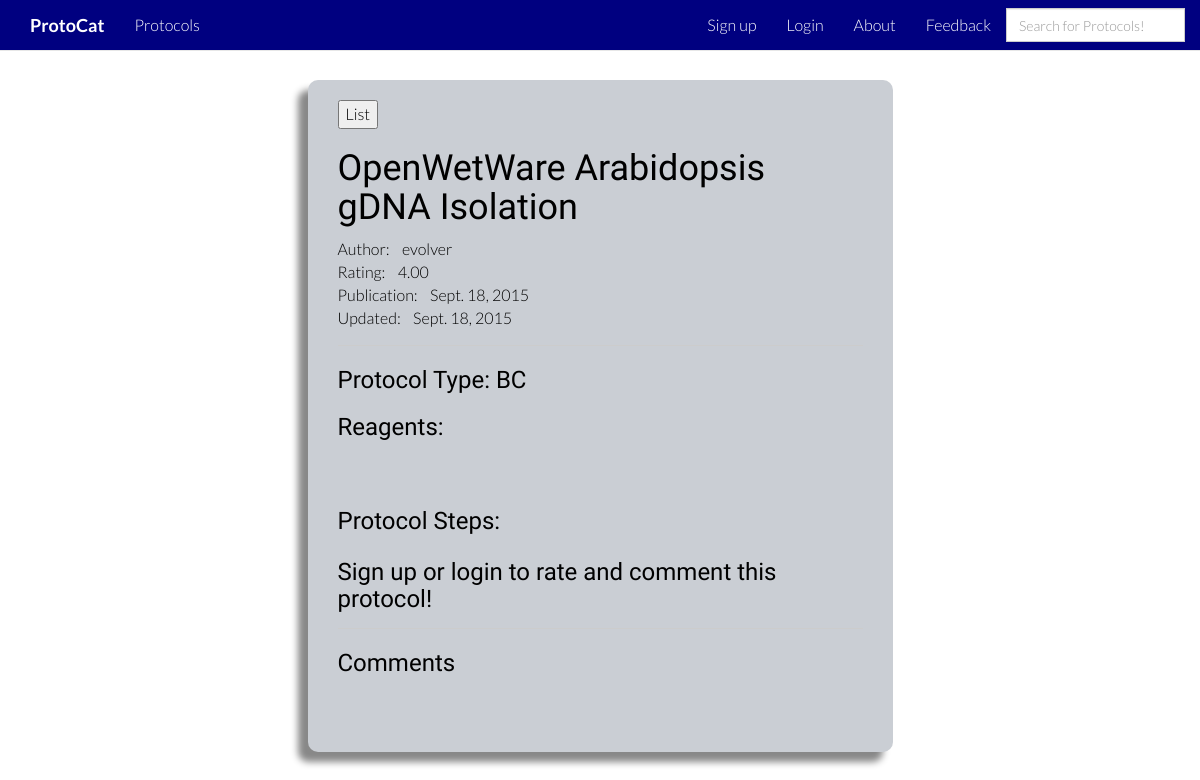
The page /protocol_display/124/ on the database as committed earlier.
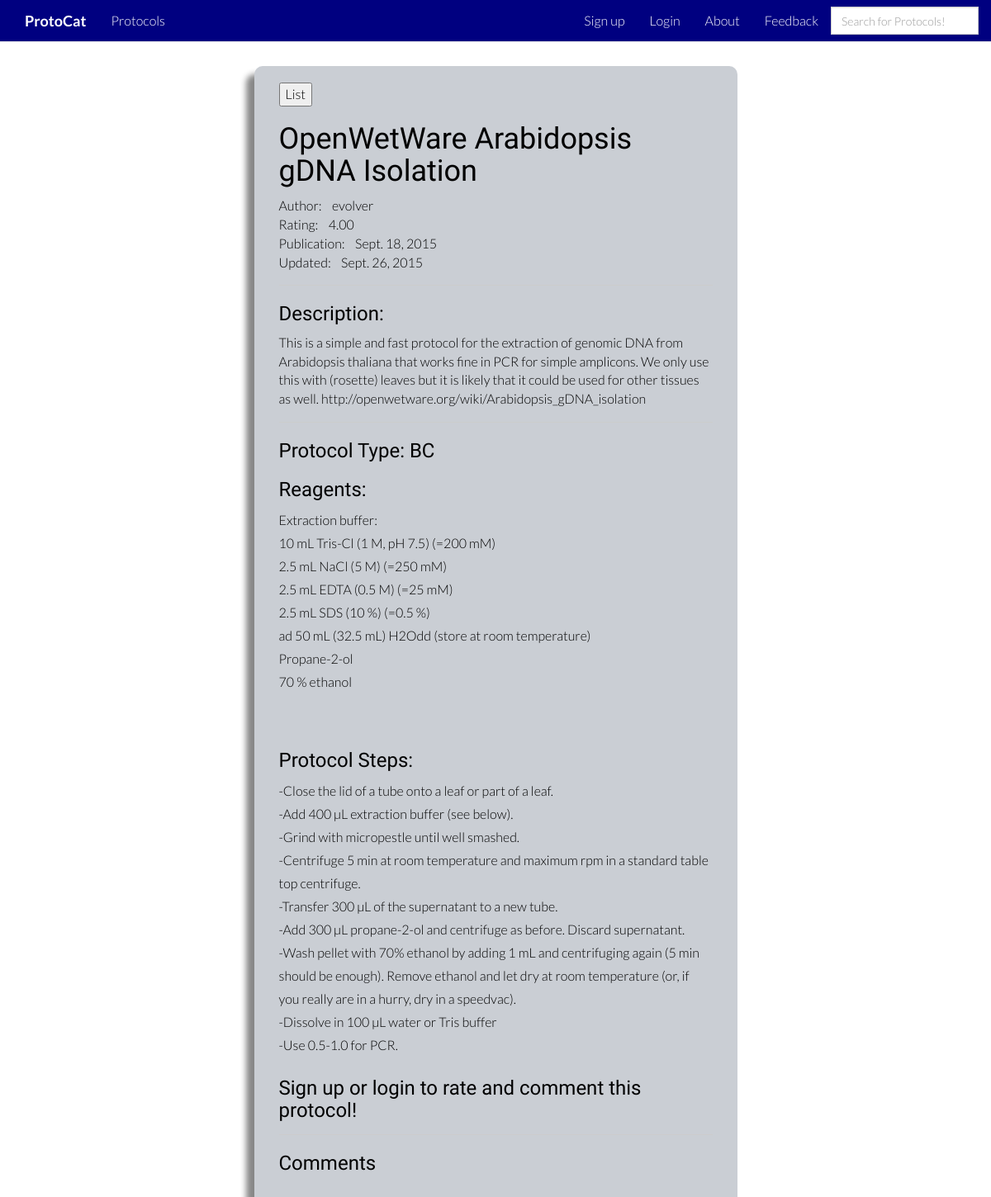
The same page on the database as committed later.
### protocat_app/models.py (models this page shows, shortened)
class Protocol(models.Model):
    id = models.AutoField(primary_key=True)
    title = models.TextField()
    author = models.CharField(max_length=50)
    date_of_upload = models.DateField(auto_now_add=True)
    date_modified = models.DateField(auto_now=True)
    description = models.TextField(blank=True)
    protocol_type = models.CharField(max_length=2, choices=PROTOCOL_TYPES, null=True, blank=True)
    rating = models.DecimalField(
        validators=[MinValueValidator(0.0), MaxValueValidator(5.0)],
        max_digits=3, decimal_places=2, default=2.50)
    num_ratings = models.IntegerField(default=0)
    user_rated = models.TextField(default='')
    reagents = models.TextField(default='')
    protocol_steps = models.TextField(default='')

### protocat_app/views.py (the view)
# urls.py: url(r'^protocol_display/(?P<protocol_id>[0-9]+)/$', views.protocol_display, name='protocol_display'),
def protocol_display(request, protocol_id):
    protocol_items = Protocol.objects.get(id=protocol_id)
    steps = protocol_items.protocol_steps
    current_user = str(request.user)
    return render(request, 'protocat_app/protocol_display.html', {'protocol_items':protocol_items, 'steps':steps,'current_user':current_user})

### protocat_app/templates/protocat_app/protocol_display.html (shortened to what this page needs)
{% extends 'base.html' %}
{% load staticfiles %}
{% load comments %}
{% block content %}
        <div class="row">
            <div class="col-md-3"></div>
            <div class="col-md-6">
                <div class="protocol_display_box">
                    <form action="/protocol_list">
                        <input type="submit" value="List">
                    </form>
                    <h1>{{protocol_items.title}}</h1>
                    Author:&nbsp&nbsp&nbsp&nbsp{{protocol_items.author}}
                    <br>
                    Rating:&nbsp&nbsp&nbsp&nbsp{{protocol_items.rating}}
                    <br>
                    Publication:&nbsp&nbsp&nbsp&nbsp{{protocol_items.date_of_upload}}
                    <br>
                    Updated:&nbsp&nbsp&nbsp&nbsp{{protocol_items.date_modified}}
                    <hr>
                    {% if protocol_items.description %}
                        <h3>Description:</h3>
                    {{protocol_items.description}}
                    <hr>
                    {% endif %}
                    <h3>Protocol Type:  {{protocol_items.protocol_type}}</h3>
                    <h3>Reagents: </h3> <p>{{protocol_items.reagents|linebreaksbr}}</p>
                    <br>
                    <h3>Protocol Steps: </h3> <p>{{steps|linebreaksbr}}</p>
                    {% if not user.is_authenticated %}
                            <h3>Sign up or login to rate and comment this protocol!</h3>
                            {% endif %}
                    <hr>
                    <h3>Comments</h3>
                    <br>
                    {% get_comment_form for protocol_items as form %}
                    <br>
                </div>
            </div>
        </div>
{% endblock %}

### protocat_app/templates/base.html (shortened to what this page needs)
<!DOCTYPE html>
<html lang="en">
<head>
     {% load staticfiles %}
    <link rel="shortcut icon" href="{% static 'stylesheets/images/protocat.ico' %}">
    <link href="{% static 'stylesheets/bootstrap.min.css' %}" rel="stylesheet">
    <link href="{% static 'stylesheets/root_index.css' %}" rel="stylesheet">
    <link href="{% static 'stylesheets/user_authentication.css' %}" rel="stylesheet">
    <link href="{% static 'stylesheets/user_registration.css' %}" rel="stylesheet">
    <link href="{% static 'stylesheets/feedback.css' %}" rel="stylesheet">
    <link href="{% static 'stylesheets/protocol_list.css' %}" rel="stylesheet">
    <link href="{% static 'stylesheets/protocol_display.css' %}" rel="stylesheet">
    <link href="{% static 'stylesheets/protocol_upload.css' %}" rel="stylesheet">
</head>
<body>
    <div id="sidebar">
        {% block sidebar %}
          <body data-spy="scroll" data-offset="0" data-target="#navigation">
                <div id="navigation" class="navbar navbar-default navbar-fixed-top">
                  <div class="container">
                    <div class="navbar-header">
                      <a class="navbar-brand" href="/"><b>ProtoCat</b></a>
                    </div>
                    <div class="navbar-collapse collapse">
                      <ul class="nav navbar-nav">
                        <li><a href="/protocol_list" class="smothscroll">Protocols</a></li>
                      </ul>
                        {% if not user.is_authenticated %}
                      <div class="nav navbar-nav navbar-right">
                          <li><a href="/user_registration" class="smothscroll">Sign up</a></li>
                          <li><a href="/user_authentication" class="smothScroll">Login</a></li>
                        {% endif %}
                             <li><a href="/about" class="smothScroll">About</a></li>
                             <li><a href="/feedback" class="smothScroll">Feedback</a></li>
                             <li class="search_box">
                                 <div class="input-group input-group-lg">
                                     <form class="form-search" method="GET" action="{% url 'search' %}">
                                         <input type="text" name="search" class="form-control" placeholder="Search for Protocols!" style="color:black">
                                     </form>
                                 </div>
                             </li>
                    </div>
                  </div>
                </div>
            </body>
        {% endblock %}
    </div>
    <div id="content">
        {% block content %}{% endblock %}
    </div>
</body>
</html>

### protocat_app/static/stylesheets/root_index.css (style rules this page uses)
body { background-color: white; font-family: "Lato"; font-weight: 300; font-size: 16px; color: black; padding-top: 50px; -webkit-font-smoothing: antialiased; -webkit-overflow-scrolling: touch; }
h1, h2, h3, h4, h5, h6 { font-family: "Raleway"; font-weight: 300; color: black; }
p { line-height: 28px; margin-bottom: 25px; color:black; }
a { color: #000080; word-wrap: break-word; -webkit-transition: color 0.1s ease-in, background 0.1s ease-in; -moz-transition: color 0.1s ease-in, background 0.1s ease-in; -ms-transition: color 0.1s ease-in, background 0.1s ease-in; -o-transition: color 0.1s ease-in, background 0.1s ease-in; transition: color 0.1s ease-in, background 0.1s ease-in; }
a:before, a:after { -webkit-transition: color 0.1s ease-in, background 0.1s ease-in; -moz-transition: color 0.1s ease-in, background 0.1s ease-in; -ms-transition: color 0.1s ease-in, background 0.1s ease-in; -o-transition: color 0.1s ease-in, background 0.1s ease-in; transition: color 0.1s ease-in, background 0.1s ease-in; }
hr { display: block; height: 1px; border: 0; border-top: 1px solid #ccc; margin: 1em 0; padding: 0; }
input { color:black; }
.search_box { margin-top: 8px; }
.navbar { background-image:none; background-color: #000080; color:white; }
.navbar-default { background-image:none; background-color: #000080; color:white; }
.navbar-fixed-top { background-image:none; background-color: #000080; color:white; }
.navbar-header { background-image:none; background-color: #000080; color:white; }
.navbar-brand { background-image:none; background-color: #000080; color:white; }
.navbar-collapse { background-image:none; background-color: #000080; color:white; }
.navbar-nav { background-image:none; background-color: #000080; color:white; }
.navbar-right { background-image:none; background-color: #000080; color:white; }
.nav { background-image:none; background-color: #000080; color:white; }
.navbar .nav > li > a { color: white; }
.navbar-default .navbar-brand { color:white; }

### protocat_app/static/stylesheets/protocol_display.css (style rules this page uses)
.protocol_display_box { box-shadow: -10px 10px 7px #888888; margin-top: 30px; margin-bottom: 50px; padding-left: 30px; padding-right: 30px; padding-top: 20px; padding-bottom: 20px; background-color: #CACED4; border-radius: 10px; color:black; }

Rows that differ between the two databases and show on the page:
changed Protocol "OpenWetWare Arabidopsis gDNA Isolation": date_modified "Sept. 18, 2015" → "Sept. 26, 2015"; description (not shown) → "This is a simple and fast protocol for the extraction of genomic DNA from Arabidopsis thaliana that works fine in PCR for simple amplicons. We only use this with (rosette) leaves but it is likely that it could be used for other tissues as well. http://openwetware.org/wiki/Arabidopsis_gDNA_isolation"; reagents (not shown) → "Extraction buffer: 10 mL Tris-Cl (1 M, pH 7.5) (=200 mM) 2.5 mL NaCl (5 M) (=250 mM) 2.5 mL EDTA (0.5 M) (=25 mM) 2.5 mL SDS (10 %) (=0.5 %) ad 50 mL (32.5 mL) H2Odd (store at room temperature) Propane-2-ol 70 % ethanol"; protocol_steps (not shown) → "-Close the lid of a tube onto a leaf or part of a leaf. -Add 400 µL extraction buffer (see below). -Grind with micropestle until well smashed. -Centrifuge 5 min at room temperature and maximum rpm in a standard table top centrifuge. -Transfer 300 µL of the supernatant to a new tube. -Add 300 µL propane-2-ol and centrifuge as before. Discard supernatant. -Wash pellet with 70% ethanol by adding 1 mL and centrifuging again (5 min should be enough). Remove ethanol and let dry at room temperature (or, if you really are in a hurry, dry in a speedvac). -Dissolve in 100 µL water or Tris buffer -Use 0.5-1.0 for PCR."
Other text that changed with them:
text now shown: "Description:"
